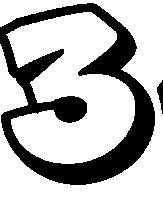
#> input picture archive/20260116_103120/font-work/glyph_png/3.png, 163 x 205 px; its folder holds only this picture in this run
$ python normalize_glyphs.py
#> lines starting #> are read from the running program, lines starting #| are printed output that depends on the picture; after the words box and inside, x2 and y2 are one past the last pixel; in counts of white or black regions, pixels touching at a corner belong together
#> in main, im is the input picture: PIL image 163x205 L; 71.7% white; 2 black regions, box (x1, y1, x2, y2) and area: (0, 3, 155, 185) 9333, (157, 80, 163, 114) 113
#!/usr/bin/env python3
from __future__ import annotations
import argparse
from pathlib import Path
import numpy as np
from PIL import Image

def ink_bbox(gray: np.ndarray, ink_thresh: int) -> tuple[int,int,int,int] | None:
#> called with ink_thresh = 245
    mask = gray < ink_thresh
    if not mask.any():
        return None
    ys, xs = np.where(mask)
#> ys = 9446 values from 3 to 184; xs = 9446 values, max 162 at index 3668, min 0 at index 1046, mean 80.66
    y0, y1 = int(ys.min()), int(ys.max()) + 1
#> y0 = 3; y1 = 185
    x0, x1 = int(xs.min()), int(xs.max()) + 1
#> x0 = 0; x1 = 163
    return x0, y0, x1, y1

def main():
    ap = argparse.ArgumentParser()
    ap.add_argument("--in-dir", default="glyph_png", help="Input directory with glyph PNGs")
    ap.add_argument("--out-dir", default="glyph_png_norm", help="Output directory")
    ap.add_argument("--canvas", default="512x512", help="Canvas size WxH, e.g. 512x512")
    ap.add_argument("--ink-thresh", type=int, default=245, help="Ink threshold")
    ap.add_argument("--bottom-margin", type=int, default=60, help="Margin from bottom where glyph 'sits'")
    ap.add_argument("--side-margin", type=int, default=40, help="Min margin left/right")
    args = ap.parse_args()

    cw, ch = args.canvas.lower().split("x")
    CW, CH = int(cw), int(ch)

    in_dir = Path(args.in_dir)
    out_dir = Path(args.out_dir)
    out_dir.mkdir(parents=True, exist_ok=True)

    pngs = sorted(in_dir.glob("*.png"))
    if not pngs:
        raise SystemExit(f"No PNGs found in {in_dir}")

    for p in pngs:
        im = Image.open(p).convert("L")
        arr = np.array(im)

        bb = ink_bbox(arr, args.ink_thresh)
#> bb = (0, 3, 163, 185)
        if bb is None:
            continue

        x0, y0, x1, y1 = bb
#> x0 = 0; y0 = 3; x1 = 163; y1 = 185
        glyph = im.crop((x0, y0, x1, y1))
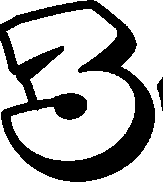
#> glyph: PIL image 163x182 L; 68.2% white; 2 black regions, box (x1, y1, x2, y2) and area: (0, 0, 155, 182) 9333, (157, 77, 163, 111) 113

        gw, gh = glyph.size
#> gw = 163; gh = 182

        # Scale down if glyph is too large for canvas margins
        max_w = CW - 2 * args.side_margin
        max_h = CH - args.bottom_margin - 40  # top margin ~40
        scale = min(1.0, max_w / max(1, gw), max_h / max(1, gh))
#> scale = 1

        if scale < 1.0:
            glyph = glyph.resize((int(gw * scale), int(gh * scale)), Image.Resampling.LANCZOS)
            gw, gh = glyph.size

        # Create white canvas
        out = Image.new("L", (CW, CH), 255)
#> out: PIL image 512x512 L; every value is 255

        # Horizontal center
        px = (CW - gw) // 2
#> px = 174

        # Bottom-align: put glyph bottom at (CH - bottom_margin)
        py = (CH - args.bottom_margin) - gh
#> py = 270

        # Paste (glyph is black on white)
        out.paste(glyph, (px, py))
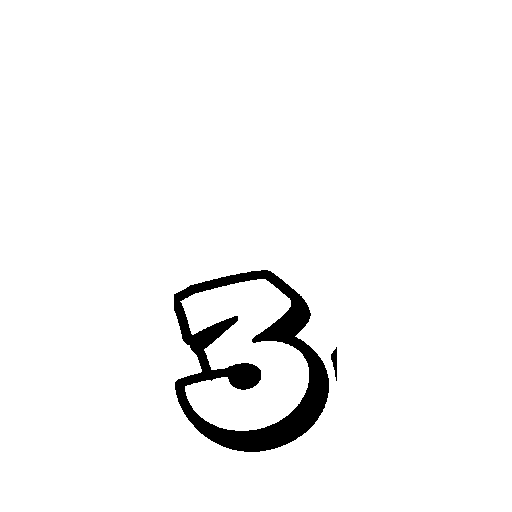
#> out: PIL image 512x512 L; 96.4% white; 2 black regions, box (x1, y1, x2, y2) and area: (174, 270, 329, 452) 9333, (331, 347, 337, 381) 113

        # Binarize for clean vectorization later
        out = out.point(lambda v: 0 if v < args.ink_thresh else 255)

        out_path = out_dir / p.name
        out.save(out_path)

    print(f"Normalized PNGs written to: {out_dir.resolve()}")

if __name__ == "__main__":
    main()
